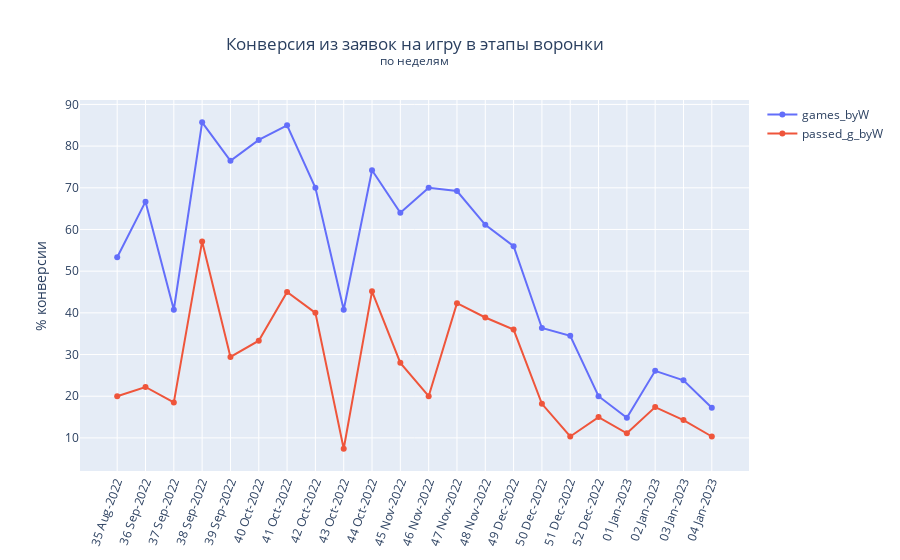

Here is the notebook cell this chart was saved with:
### Code cell
ta_al = ["app_byW", "games_byW", "passed_g_byW"]

users_byW = group_by(
    df, "last_visit_dttm",
    "1w", ta, ta_al
).filter(pl.col("by_1w") != "05 Jan-2023")\
.pipe(add_CR)

plot_line_conv(
    users_byW,
    ta_al[1:],
    "Конверсия из заявок на игру в этапы воронки<br><sup>по неделям</sup>",
    "% конверсии"
)

### Figure 1 — Plotly figure (JSON) as saved in the notebook; plotly's stock layout.template omitted (floating-point values rounded to 4 significant figures)
{"data": [{"mode": "lines+markers", "name": "games_byW", "type": "scatter", "x": ["35 Aug-2022", "36 Sep-2022", "37 Sep-2022", "38 Sep-2022", "39 Sep-2022", "40 Oct-2022", "41 Oct-2022", "42 Oct-2022", "43 Oct-2022", "44 Oct-2022", "45 Nov-2022", "46 Nov-2022", "47 Nov-2022", "48 Nov-2022", "49 Dec-2022", "50 Dec-2022", "51 Dec-2022", "52 Dec-2022", "01 Jan-2023", "02 Jan-2023", "03 Jan-2023", "04 Jan-2023"], "y": [53.33, 66.67, 40.74, 85.71, 76.47, 81.48, 85, 70, 40.74, 74.19, 64, 70, 69.23, 61.11, 56, 36.36, 34.48, 20, 14.81, 26.09, 23.81, 17.24]}, {"mode": "lines+markers", "name": "passed_g_byW", "type": "scatter", "x": ["35 Aug-2022", "36 Sep-2022", "37 Sep-2022", "38 Sep-2022", "39 Sep-2022", "40 Oct-2022", "41 Oct-2022", "42 Oct-2022", "43 Oct-2022", "44 Oct-2022", "45 Nov-2022", "46 Nov-2022", "47 Nov-2022", "48 Nov-2022", "49 Dec-2022", "50 Dec-2022", "51 Dec-2022", "52 Dec-2022", "01 Jan-2023", "02 Jan-2023", "03 Jan-2023", "04 Jan-2023"], "y": [20, 22.22, 18.52, 57.14, 29.41, 33.33, 45, 40, 7.41, 45.16, 28, 20, 42.31, 38.89, 36, 18.18, 10.34, 15, 11.11, 17.39, 14.29, 10.34]}], "layout": {"title": {"text": "Конверсия из заявок на игру в этапы воронки<br><sup>по неделям</sup>", "x": 0.5, "xref": "paper"}, "xaxis": {"tickangle": -70}, "yaxis": {"title": {"text": "% конверсии"}}}}
